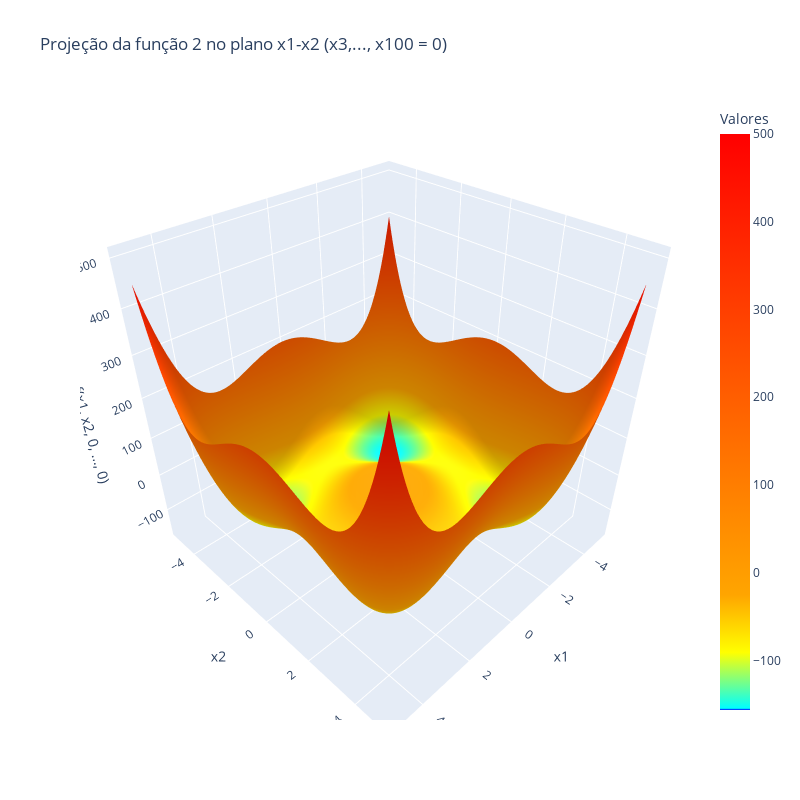

Notebook code cell kept with this figure:
### Markdown cell above
## Estudo da Função 2

# TODO

### Code cell
import numpy as np
import plotly.graph_objects as go
from sympy import lambdify

f_x_func = lambdify(variaveis, f_x, 'numpy')

x1_vals = np.linspace(-5, 5, 100)
x2_vals = np.linspace(-5, 5, 100)
x1, x2 = np.meshgrid(x1_vals, x2_vals)

fixed_values = [0] * 98
f_vals = np.array([
    f_x_func(x1_val, x2_val, *fixed_values)
    for x1_val, x2_val in zip(np.ravel(x1), np.ravel(x2))
]).reshape(x1.shape)

fig = go.Figure(data=[go.Surface(z=f_vals, x=x1, y=x2, colorscale=[
        [0.0, 'blue'],
        [0.003, 'cyan'],
        [0.1, 'yellow'],
        [0.2, 'orange'],
        [1.0, 'red']
    ], colorbar=dict(title="Valores"))])

fig.update_layout(
    title="Projeção da função 2 no plano x1-x2 (x3,..., x100 = 0)",
    scene=dict(
        xaxis_title='x1',
        yaxis_title='x2',
        zaxis_title='f(x1, x2, 0, ..., 0)'
    ),
    width=800,
    height=800
)

fig.show()

### Figure 1 — Plotly figure (JSON) as saved in the notebook; plotly's stock layout.template omitted (floating-point values rounded to 4 significant figures; data arrays with more than 128 entries replaced by an {"elided": "..."} marker saying what was removed)
{"data": [{"colorbar": {"title": {"text": "Valores"}}, "colorscale": [[0, "blue"], [0.003, "cyan"], [0.1, "yellow"], [0.2, "orange"], [1, "red"]], "type": "surface", "x": {"elided": "100x100 float values"}, "y": {"elided": "100x100 float values"}, "z": {"elided": "100x100 float values"}}], "layout": {"height": 800, "scene": {"xaxis": {"title": {"text": "x1"}}, "yaxis": {"title": {"text": "x2"}}, "zaxis": {"title": {"text": "f(x1, x2, 0, ..., 0)"}}}, "title": {"text": "Projeção da função 2 no plano x1-x2 (x3,..., x100 = 0)"}, "width": 800}}
